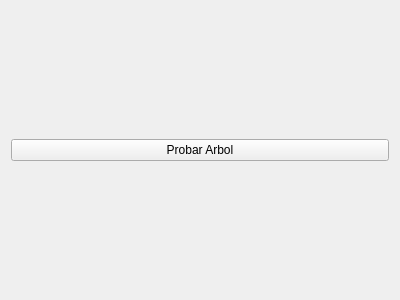
<?xml version="1.0" encoding="UTF-8"?>
<ui version="4.0">
 <class>MainWindow</class>
 <widget class="QMainWindow" name="MainWindow">
  <property name="geometry">
   <rect>
    <x>0</x>
    <y>0</y>
    <width>400</width>
    <height>300</height>
   </rect>
  </property>
  <property name="windowTitle">
   <string>MainWindow</string>
  </property>
  <widget class="QWidget" name="centralWidget">
   <layout class="QVBoxLayout" name="verticalLayout">
    <item>
     <widget class="QPushButton" name="pushButton">
      <property name="text">
       <string>Probar Arbol</string>
      </property>
     </widget>
    </item>
   </layout>
  </widget>
 </widget>
 <layoutdefault spacing="6" margin="11"/>
 <resources/>
 <connections/>
</ui>
